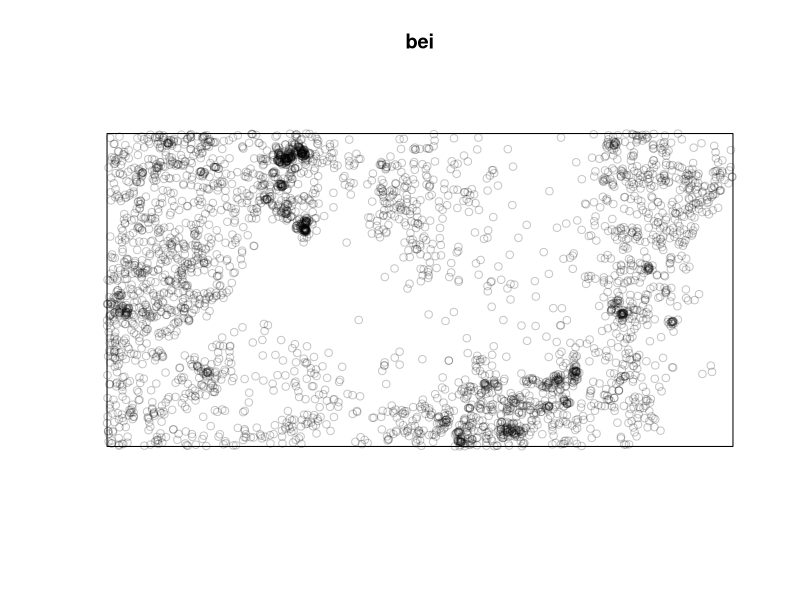
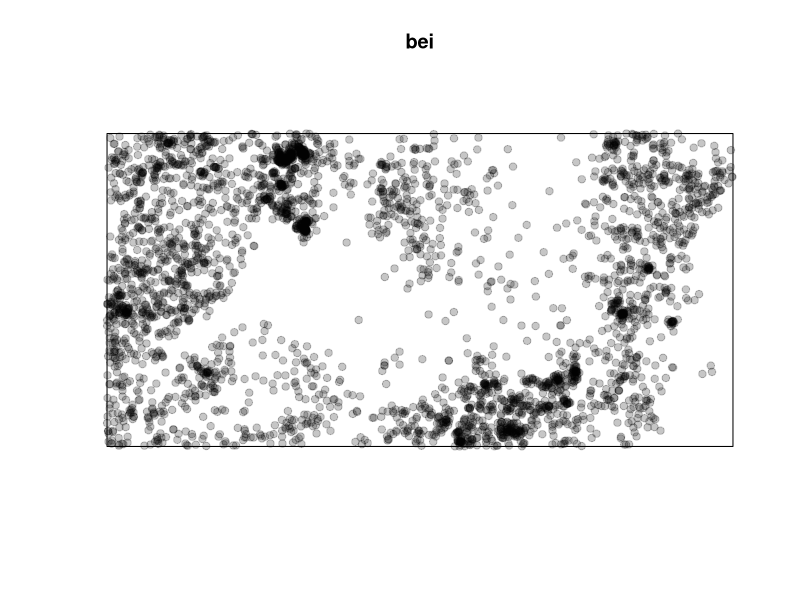
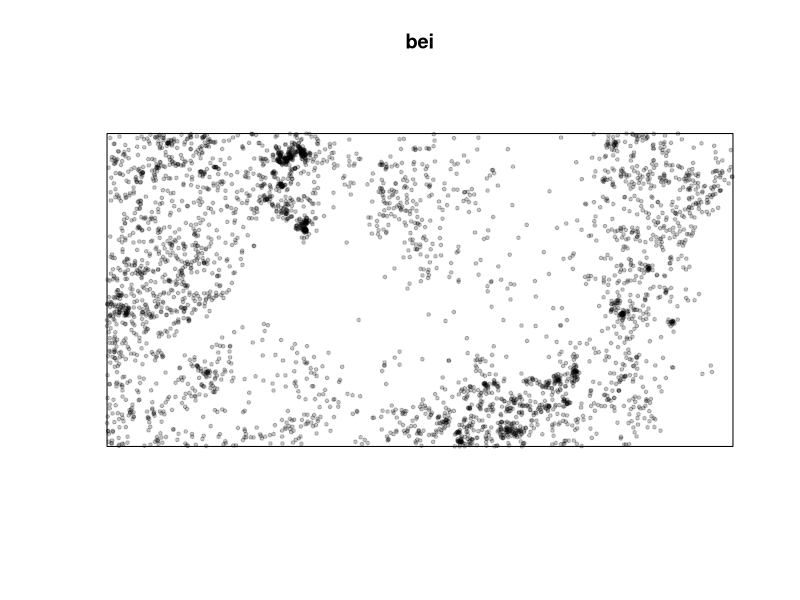
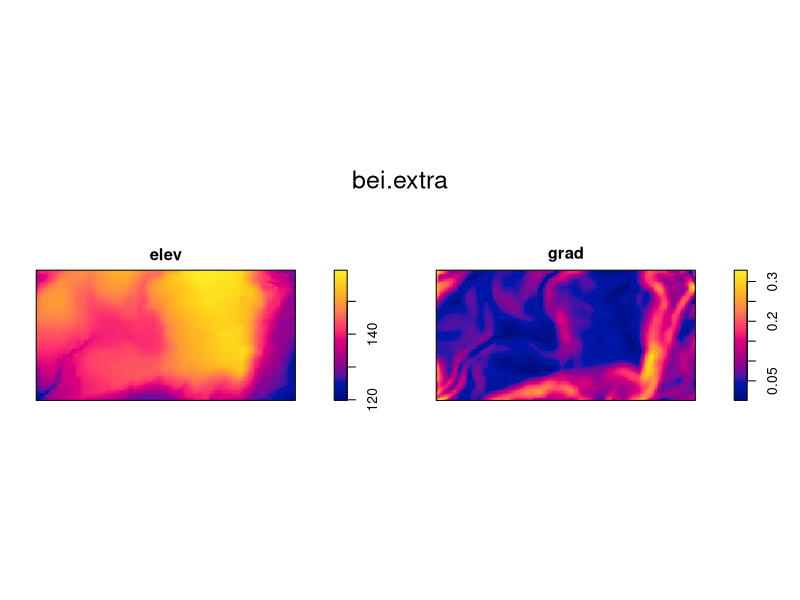
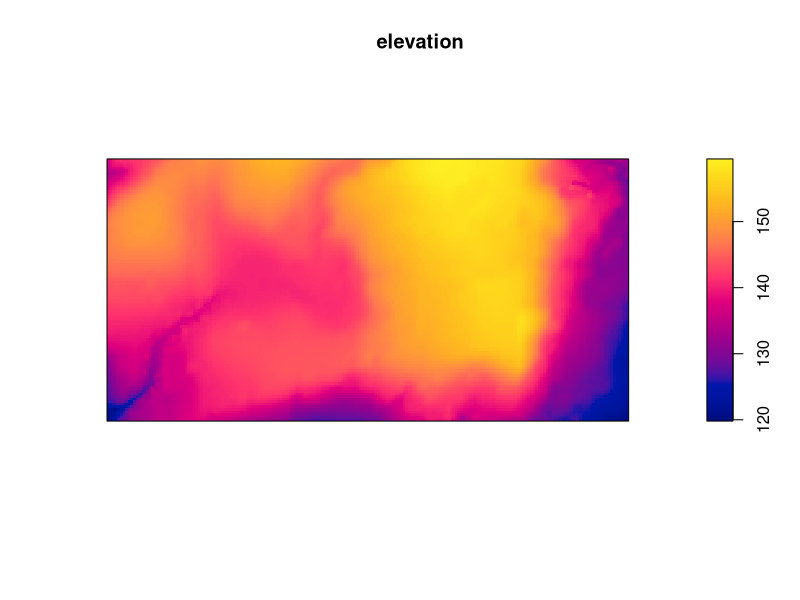
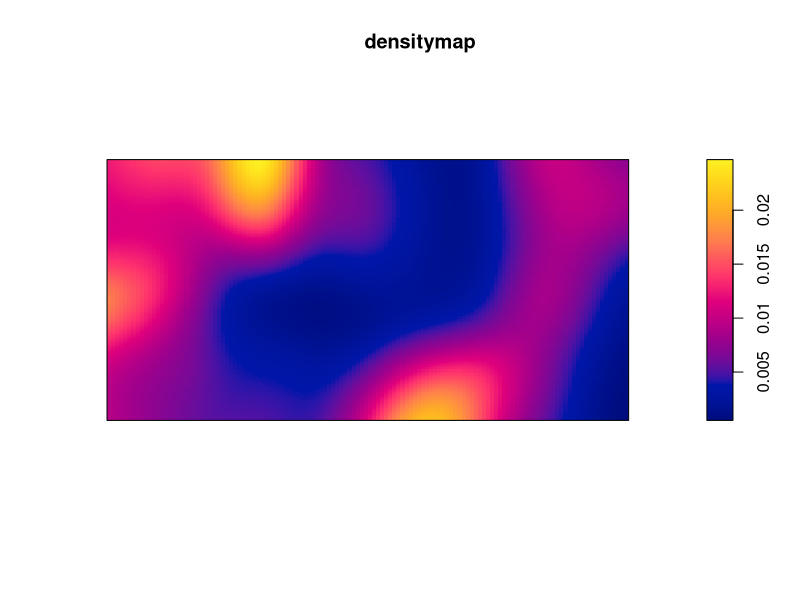
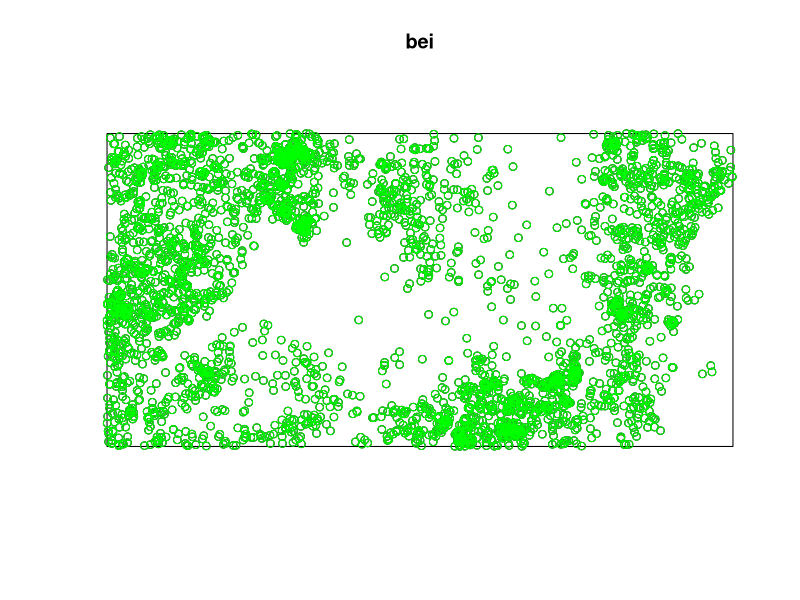

These figures' R source, in order:
# How to calculate the density of individuals in population

# Installing the spatstat package
install.packages ("spatstat")

#Recalling the package
library (spatstat)

#dataset
bei

plot (bei)

# Changing the argument
plot(bei, pch=19)

# cahnging the shape and size
plot(bei, pch=19, cex=.5)

# covariate images 
bei.extra

plot(bei.extra)

#extracting datat
elevation <- bei.extra$elev
plot(elevation)

elevation <- bei.extra[[1]]

# Density map starting from points
densitymap <- density(bei)

plot(densitymap)
plot(bei)

points(bei)
points(bei, col="green")
